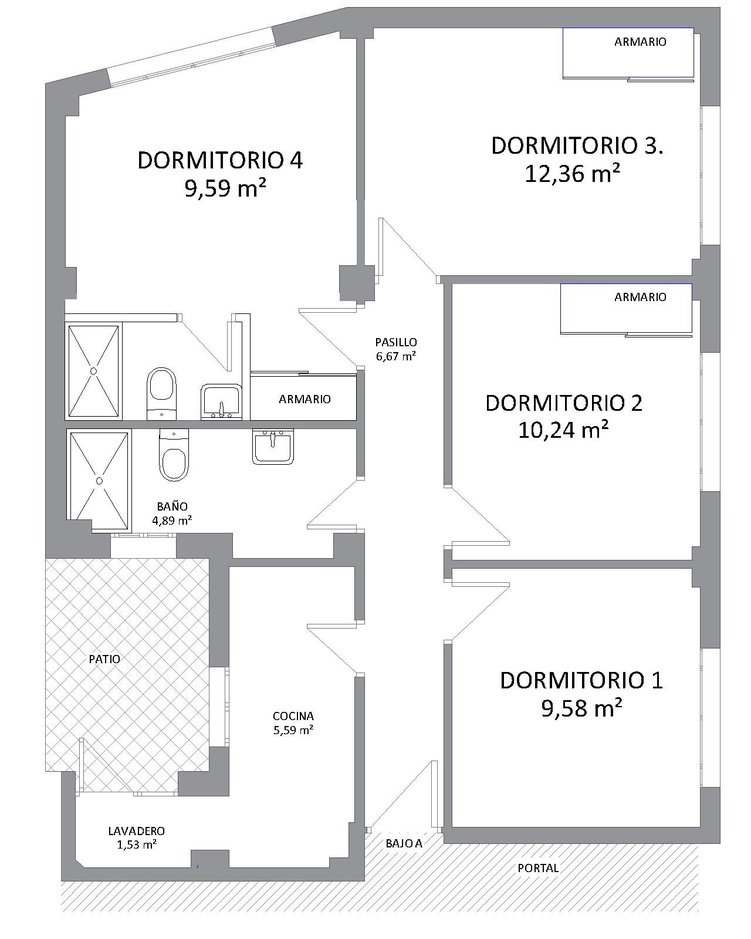
#> input picture images/plano.jpg, 751 x 939 px, shrunk from 1280 x 1600 before the run, given in place of PLANO.png, which was not available
$ python crop_and_rotate_plan.py
#> lines starting #> are read from the running program, lines starting #| are printed output that depends on the picture; pictures that were not available may be replaced by others from this repository, and a replacement may not be noted
import os
from PIL import Image, ImageChops, ImageOps

SRC_DIR = r"G:\Mi unidad\FOTOS SAN BASILIO"
DEST_DIR = r"C:\Users\mirro\.gemini\antigravity\scratch\san-basilio-coliving\images"

def autocrop(image, background_color=(255, 255, 255)):
    # Convertir a RGB si es necesario
    if image.mode != "RGB":
        image = image.convert("RGB")

    bg = Image.new("RGB", image.size, background_color)
    diff = ImageChops.difference(image, bg)
    diff = ImageOps.grayscale(diff)

    # Bounding box del contenido
    bbox = diff.getbbox()
    if bbox:
        # Añadir un pequeño margen de 20px alrededor del plano para que no quede pegado al borde
        margin = 30
        left = max(0, bbox[0] - margin)
        top = max(0, bbox[1] - margin)
        right = min(image.width, bbox[2] + margin)
        bottom = min(image.height, bbox[3] + margin)
        return image.crop((left, top, right, bottom))
    return image

def rotate_and_crop():
    plano_png_src = os.path.join(SRC_DIR, "PLANO.png")

    if os.path.exists(plano_png_src):
        with Image.open(plano_png_src) as img:
            # 1. Rotar 90 grados horario (a la derecha)
#> img is the input picture: PIL image 751x939 RGB; mean R, G, B 238.7, 238.8, 239.2
            img_rot = img.rotate(-90, expand=True)
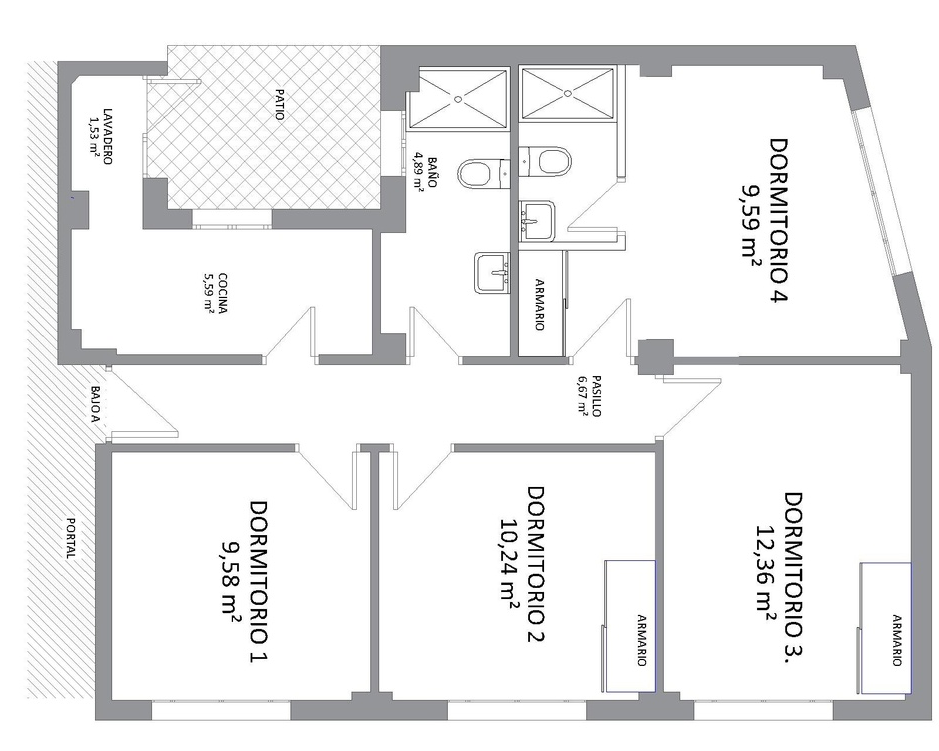
#> img_rot: PIL image 939x751 RGB; mean R, G, B 238.7, 238.8, 239.2
            print(f"Dimensiones después de rotar: {img_rot.size}")
#| Dimensiones después de rotar: (939, 751)

            # 2. Recortar los márgenes blancos
            img_cropped = autocrop(img_rot)
#> in autocrop, `bg = Image.new("RGB", image.size, background_color)`: bg: PIL image 939x751 RGB; every value is 255
#> in autocrop, `diff = ImageChops.difference(image, bg)`:
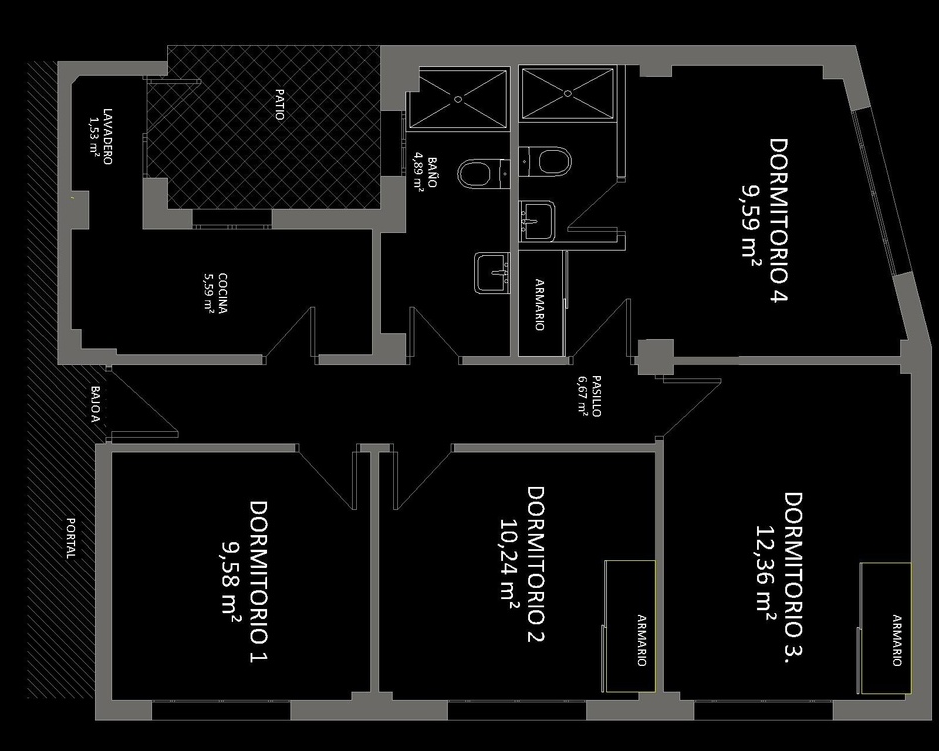
#> diff: PIL image 939x751 RGB; mean R, G, B 16.3, 16.2, 15.8
#> in autocrop, `bbox = diff.getbbox()`: bbox = (19, 40, 939, 728)
#> in autocrop, `left = max(0, bbox[0] - margin)`: left = 0
#> in autocrop, `top = max(0, bbox[1] - margin)`: top = 10
#> in autocrop, `right = min(image.width, bbox[2] + margin)`: right = 939
#> in autocrop, `bottom = min(image.height, bbox[3] + margin)`: bottom = 751
#> in autocrop, `return image.crop((left, top, right, bottom))`:
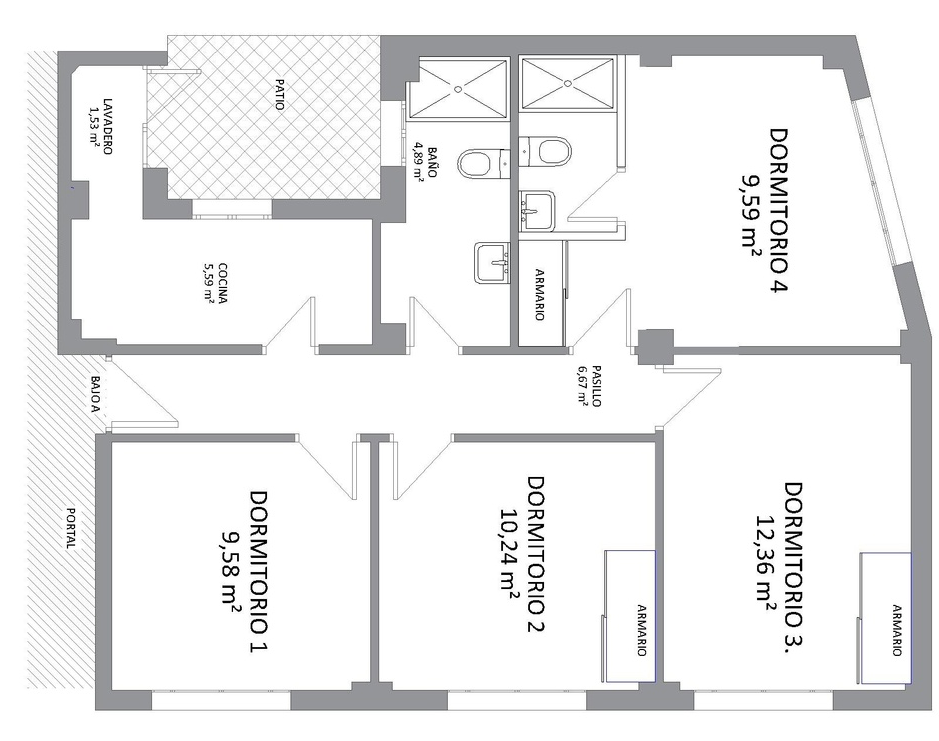
#> returned value: PIL image 939x741 RGB; mean R, G, B 238.5, 238.6, 239
            print(f"Dimensiones después del recorte: {img_cropped.size}")
#| Dimensiones después del recorte: (939, 741)

            # 3. Guardar como PNG y JPG
            img_cropped.save(os.path.join(DEST_DIR, "plano_distribucion.png"), "PNG", optimize=True)
            img_cropped.save(os.path.join(DEST_DIR, "plano.jpg"), "JPEG", quality=95)
            print("Guardados plano.jpg y plano_distribucion.png recortados y en vertical.")
    else:
        print("No se encuentra PLANO.png original.")

if __name__ == "__main__":
    rotate_and_crop()
